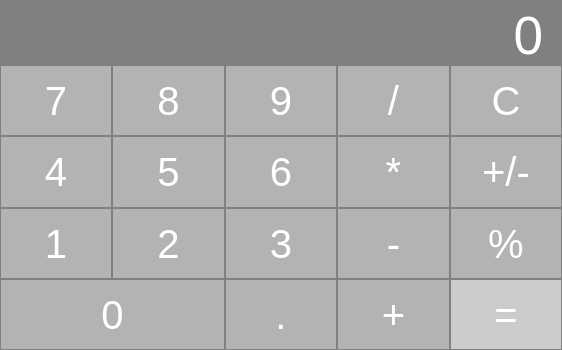
<?xml version="1.0" encoding="UTF-8"?>
<ui version="4.0">
 <class>MainWindow</class>
 <widget class="QMainWindow" name="MainWindow">
  <property name="geometry">
   <rect>
    <x>0</x>
    <y>0</y>
    <width>562</width>
    <height>350</height>
   </rect>
  </property>
  <property name="sizePolicy">
   <sizepolicy hsizetype="Fixed" vsizetype="Fixed">
    <horstretch>0</horstretch>
    <verstretch>0</verstretch>
   </sizepolicy>
  </property>
  <property name="minimumSize">
   <size>
    <width>562</width>
    <height>350</height>
   </size>
  </property>
  <property name="maximumSize">
   <size>
    <width>562</width>
    <height>350</height>
   </size>
  </property>
  <property name="font">
   <font>
    <pointsize>16</pointsize>
   </font>
  </property>
  <property name="windowTitle">
   <string>Heath's Calculator</string>
  </property>
  <property name="styleSheet">
   <string notr="true">#label_output {
	border-width: 1px;
	border-style: solid;
	border-color: rgb(128, 128, 128);
	background-color: rgb(128, 128, 128);
	color: white;
	padding: 5px;
}

QPushButton {
	background-color: rgb(179, 179, 179);
	color: white;
	border-width: 1px;
	border-style: solid;
	border-color: rgb(128, 128, 128);
}

QPushButton:pressed {
	background-color: rgb(215, 213, 216);
}

QPushButton[cssClass=&quot;actions&quot;] {
	background-color: rgb(244, 199, 0)
}

QPushButton[cssClass=&quot;actions&quot;]:pressed {
	background-color: rgb(208, 158, 0)
}

#pushButton_equals {
	background-color: rgb(204, 204, 204);
}

#pushButton_equals:pressed {
	background-color: rgb(179, 179, 179);
}</string>
  </property>
  <widget class="QWidget" name="centralwidget">
   <property name="sizePolicy">
    <sizepolicy hsizetype="Preferred" vsizetype="Preferred">
     <horstretch>0</horstretch>
     <verstretch>0</verstretch>
    </sizepolicy>
   </property>
   <property name="styleSheet">
    <string notr="true"/>
   </property>
   <layout class="QGridLayout" name="gridLayout_2">
    <property name="leftMargin">
     <number>0</number>
    </property>
    <property name="topMargin">
     <number>0</number>
    </property>
    <property name="rightMargin">
     <number>0</number>
    </property>
    <property name="bottomMargin">
     <number>0</number>
    </property>
    <property name="spacing">
     <number>0</number>
    </property>
    <item row="0" column="0">
     <widget class="QLabel" name="label_output">
      <property name="sizePolicy">
       <sizepolicy hsizetype="Preferred" vsizetype="Maximum">
        <horstretch>0</horstretch>
        <verstretch>0</verstretch>
       </sizepolicy>
      </property>
      <property name="maximumSize">
       <size>
        <width>16777215</width>
        <height>65</height>
       </size>
      </property>
      <property name="font">
       <font>
        <pointsize>40</pointsize>
       </font>
      </property>
      <property name="autoFillBackground">
       <bool>false</bool>
      </property>
      <property name="text">
       <string>0</string>
      </property>
      <property name="alignment">
       <set>Qt::AlignRight|Qt::AlignTrailing|Qt::AlignVCenter</set>
      </property>
      <property name="textInteractionFlags">
       <set>Qt::LinksAccessibleByMouse|Qt::TextSelectableByMouse</set>
      </property>
     </widget>
    </item>
    <item row="1" column="0">
     <layout class="QGridLayout" name="gridLayout">
      <property name="spacing">
       <number>0</number>
      </property>
      <item row="1" column="6">
       <widget class="QPushButton" name="pushButton_change_sign">
        <property name="sizePolicy">
         <sizepolicy hsizetype="Preferred" vsizetype="Preferred">
          <horstretch>0</horstretch>
          <verstretch>0</verstretch>
         </sizepolicy>
        </property>
        <property name="minimumSize">
         <size>
          <width>0</width>
          <height>0</height>
         </size>
        </property>
        <property name="font">
         <font>
          <pointsize>30</pointsize>
         </font>
        </property>
        <property name="styleSheet">
         <string notr="true"/>
        </property>
        <property name="text">
         <string>+/-</string>
        </property>
        <property name="cssClass" stdset="0">
         <string>actions</string>
        </property>
       </widget>
      </item>
      <item row="2" column="6">
       <widget class="QPushButton" name="pushButton_percentage">
        <property name="sizePolicy">
         <sizepolicy hsizetype="Preferred" vsizetype="Preferred">
          <horstretch>0</horstretch>
          <verstretch>0</verstretch>
         </sizepolicy>
        </property>
        <property name="minimumSize">
         <size>
          <width>0</width>
          <height>0</height>
         </size>
        </property>
        <property name="font">
         <font>
          <pointsize>30</pointsize>
         </font>
        </property>
        <property name="styleSheet">
         <string notr="true"/>
        </property>
        <property name="text">
         <string>%</string>
        </property>
        <property name="cssClass" stdset="0">
         <string>actions</string>
        </property>
       </widget>
      </item>
      <item row="0" column="2">
       <widget class="QPushButton" name="pushButton_nine">
        <property name="sizePolicy">
         <sizepolicy hsizetype="Preferred" vsizetype="Preferred">
          <horstretch>0</horstretch>
          <verstretch>0</verstretch>
         </sizepolicy>
        </property>
        <property name="minimumSize">
         <size>
          <width>0</width>
          <height>0</height>
         </size>
        </property>
        <property name="font">
         <font>
          <pointsize>30</pointsize>
         </font>
        </property>
        <property name="styleSheet">
         <string/>
        </property>
        <property name="text">
         <string>9</string>
        </property>
       </widget>
      </item>
      <item row="1" column="1">
       <widget class="QPushButton" name="pushButton_five">
        <property name="sizePolicy">
         <sizepolicy hsizetype="Preferred" vsizetype="Preferred">
          <horstretch>0</horstretch>
          <verstretch>0</verstretch>
         </sizepolicy>
        </property>
        <property name="minimumSize">
         <size>
          <width>0</width>
          <height>0</height>
         </size>
        </property>
        <property name="font">
         <font>
          <pointsize>30</pointsize>
         </font>
        </property>
        <property name="styleSheet">
         <string/>
        </property>
        <property name="text">
         <string>5</string>
        </property>
       </widget>
      </item>
      <item row="2" column="1">
       <widget class="QPushButton" name="pushButton_two">
        <property name="sizePolicy">
         <sizepolicy hsizetype="Preferred" vsizetype="Preferred">
          <horstretch>0</horstretch>
          <verstretch>0</verstretch>
         </sizepolicy>
        </property>
        <property name="minimumSize">
         <size>
          <width>0</width>
          <height>0</height>
         </size>
        </property>
        <property name="font">
         <font>
          <pointsize>30</pointsize>
         </font>
        </property>
        <property name="styleSheet">
         <string/>
        </property>
        <property name="text">
         <string>2</string>
        </property>
       </widget>
      </item>
      <item row="2" column="4">
       <widget class="QPushButton" name="pushButton_subtract">
        <property name="sizePolicy">
         <sizepolicy hsizetype="Preferred" vsizetype="Preferred">
          <horstretch>0</horstretch>
          <verstretch>0</verstretch>
         </sizepolicy>
        </property>
        <property name="minimumSize">
         <size>
          <width>0</width>
          <height>0</height>
         </size>
        </property>
        <property name="font">
         <font>
          <pointsize>30</pointsize>
         </font>
        </property>
        <property name="styleSheet">
         <string notr="true"/>
        </property>
        <property name="text">
         <string>-</string>
        </property>
        <property name="cssClass" stdset="0">
         <string>actions</string>
        </property>
       </widget>
      </item>
      <item row="3" column="6">
       <widget class="QPushButton" name="pushButton_equals">
        <property name="sizePolicy">
         <sizepolicy hsizetype="Preferred" vsizetype="Preferred">
          <horstretch>0</horstretch>
          <verstretch>0</verstretch>
         </sizepolicy>
        </property>
        <property name="minimumSize">
         <size>
          <width>0</width>
          <height>0</height>
         </size>
        </property>
        <property name="font">
         <font>
          <pointsize>30</pointsize>
         </font>
        </property>
        <property name="styleSheet">
         <string notr="true"/>
        </property>
        <property name="text">
         <string>=</string>
        </property>
        <property name="default">
         <bool>false</bool>
        </property>
       </widget>
      </item>
      <item row="1" column="4">
       <widget class="QPushButton" name="pushButton_multiply">
        <property name="sizePolicy">
         <sizepolicy hsizetype="Preferred" vsizetype="Preferred">
          <horstretch>0</horstretch>
          <verstretch>0</verstretch>
         </sizepolicy>
        </property>
        <property name="minimumSize">
         <size>
          <width>0</width>
          <height>0</height>
         </size>
        </property>
        <property name="font">
         <font>
          <pointsize>30</pointsize>
         </font>
        </property>
        <property name="styleSheet">
         <string notr="true"/>
        </property>
        <property name="text">
         <string>*</string>
        </property>
        <property name="cssClass" stdset="0">
         <string>actions</string>
        </property>
       </widget>
      </item>
      <item row="0" column="4">
       <widget class="QPushButton" name="pushButton_division">
        <property name="sizePolicy">
         <sizepolicy hsizetype="Preferred" vsizetype="Preferred">
          <horstretch>0</horstretch>
          <verstretch>0</verstretch>
         </sizepolicy>
        </property>
        <property name="minimumSize">
         <size>
          <width>0</width>
          <height>0</height>
         </size>
        </property>
        <property name="font">
         <font>
          <pointsize>30</pointsize>
         </font>
        </property>
        <property name="styleSheet">
         <string notr="true"/>
        </property>
        <property name="text">
         <string>/</string>
        </property>
        <property name="default">
         <bool>false</bool>
        </property>
        <property name="flat">
         <bool>false</bool>
        </property>
        <property name="cssClass" stdset="0">
         <string>actions</string>
        </property>
       </widget>
      </item>
      <item row="3" column="4">
       <widget class="QPushButton" name="pushButton_add">
        <property name="sizePolicy">
         <sizepolicy hsizetype="Preferred" vsizetype="Preferred">
          <horstretch>0</horstretch>
          <verstretch>0</verstretch>
         </sizepolicy>
        </property>
        <property name="minimumSize">
         <size>
          <width>0</width>
          <height>0</height>
         </size>
        </property>
        <property name="font">
         <font>
          <pointsize>30</pointsize>
         </font>
        </property>
        <property name="styleSheet">
         <string notr="true"/>
        </property>
        <property name="text">
         <string>+</string>
        </property>
        <property name="cssClass" stdset="0">
         <string>actions</string>
        </property>
       </widget>
      </item>
      <item row="2" column="2">
       <widget class="QPushButton" name="pushButton_three">
        <property name="sizePolicy">
         <sizepolicy hsizetype="Preferred" vsizetype="Preferred">
          <horstretch>0</horstretch>
          <verstretch>0</verstretch>
         </sizepolicy>
        </property>
        <property name="minimumSize">
         <size>
          <width>0</width>
          <height>0</height>
         </size>
        </property>
        <property name="font">
         <font>
          <pointsize>30</pointsize>
         </font>
        </property>
        <property name="styleSheet">
         <string notr="true"/>
        </property>
        <property name="text">
         <string>3</string>
        </property>
       </widget>
      </item>
      <item row="3" column="2">
       <widget class="QPushButton" name="pushButton_decimal">
        <property name="sizePolicy">
         <sizepolicy hsizetype="Preferred" vsizetype="Preferred">
          <horstretch>0</horstretch>
          <verstretch>0</verstretch>
         </sizepolicy>
        </property>
        <property name="minimumSize">
         <size>
          <width>0</width>
          <height>0</height>
         </size>
        </property>
        <property name="font">
         <font>
          <pointsize>30</pointsize>
         </font>
        </property>
        <property name="styleSheet">
         <string notr="true"/>
        </property>
        <property name="text">
         <string>.</string>
        </property>
        <property name="cssClass" stdset="0">
         <string>actions</string>
        </property>
       </widget>
      </item>
      <item row="2" column="0">
       <widget class="QPushButton" name="pushButton_one">
        <property name="sizePolicy">
         <sizepolicy hsizetype="Preferred" vsizetype="Preferred">
          <horstretch>0</horstretch>
          <verstretch>0</verstretch>
         </sizepolicy>
        </property>
        <property name="minimumSize">
         <size>
          <width>0</width>
          <height>0</height>
         </size>
        </property>
        <property name="font">
         <font>
          <pointsize>30</pointsize>
         </font>
        </property>
        <property name="styleSheet">
         <string/>
        </property>
        <property name="text">
         <string>1</string>
        </property>
       </widget>
      </item>
      <item row="0" column="0">
       <widget class="QPushButton" name="pushButton_seven">
        <property name="sizePolicy">
         <sizepolicy hsizetype="Preferred" vsizetype="Preferred">
          <horstretch>0</horstretch>
          <verstretch>0</verstretch>
         </sizepolicy>
        </property>
        <property name="minimumSize">
         <size>
          <width>0</width>
          <height>0</height>
         </size>
        </property>
        <property name="font">
         <font>
          <pointsize>30</pointsize>
         </font>
        </property>
        <property name="styleSheet">
         <string/>
        </property>
        <property name="text">
         <string>7</string>
        </property>
       </widget>
      </item>
      <item row="1" column="2">
       <widget class="QPushButton" name="pushButton_six">
        <property name="sizePolicy">
         <sizepolicy hsizetype="Preferred" vsizetype="Preferred">
          <horstretch>0</horstretch>
          <verstretch>0</verstretch>
         </sizepolicy>
        </property>
        <property name="minimumSize">
         <size>
          <width>0</width>
          <height>0</height>
         </size>
        </property>
        <property name="font">
         <font>
          <pointsize>30</pointsize>
         </font>
        </property>
        <property name="styleSheet">
         <string notr="true"/>
        </property>
        <property name="text">
         <string>6</string>
        </property>
       </widget>
      </item>
      <item row="0" column="1">
       <widget class="QPushButton" name="pushButton_eight">
        <property name="sizePolicy">
         <sizepolicy hsizetype="Preferred" vsizetype="Preferred">
          <horstretch>0</horstretch>
          <verstretch>0</verstretch>
         </sizepolicy>
        </property>
        <property name="minimumSize">
         <size>
          <width>0</width>
          <height>0</height>
         </size>
        </property>
        <property name="font">
         <font>
          <pointsize>30</pointsize>
         </font>
        </property>
        <property name="styleSheet">
         <string/>
        </property>
        <property name="text">
         <string>8</string>
        </property>
       </widget>
      </item>
      <item row="1" column="0">
       <widget class="QPushButton" name="pushButton_four">
        <property name="sizePolicy">
         <sizepolicy hsizetype="Preferred" vsizetype="Preferred">
          <horstretch>0</horstretch>
          <verstretch>0</verstretch>
         </sizepolicy>
        </property>
        <property name="minimumSize">
         <size>
          <width>0</width>
          <height>0</height>
         </size>
        </property>
        <property name="font">
         <font>
          <pointsize>30</pointsize>
         </font>
        </property>
        <property name="styleSheet">
         <string/>
        </property>
        <property name="text">
         <string>4</string>
        </property>
       </widget>
      </item>
      <item row="0" column="6">
       <widget class="QPushButton" name="pushButton_clear">
        <property name="sizePolicy">
         <sizepolicy hsizetype="Preferred" vsizetype="Preferred">
          <horstretch>0</horstretch>
          <verstretch>0</verstretch>
         </sizepolicy>
        </property>
        <property name="minimumSize">
         <size>
          <width>0</width>
          <height>0</height>
         </size>
        </property>
        <property name="font">
         <font>
          <pointsize>30</pointsize>
         </font>
        </property>
        <property name="styleSheet">
         <string notr="true"/>
        </property>
        <property name="text">
         <string>C</string>
        </property>
        <property name="cssClass" stdset="0">
         <string>actions</string>
        </property>
       </widget>
      </item>
      <item row="3" column="0" colspan="2">
       <widget class="QPushButton" name="pushButton_zero">
        <property name="sizePolicy">
         <sizepolicy hsizetype="Preferred" vsizetype="Preferred">
          <horstretch>0</horstretch>
          <verstretch>0</verstretch>
         </sizepolicy>
        </property>
        <property name="minimumSize">
         <size>
          <width>0</width>
          <height>0</height>
         </size>
        </property>
        <property name="font">
         <font>
          <pointsize>30</pointsize>
         </font>
        </property>
        <property name="styleSheet">
         <string/>
        </property>
        <property name="text">
         <string>0</string>
        </property>
       </widget>
      </item>
     </layout>
    </item>
   </layout>
  </widget>
 </widget>
 <resources/>
 <connections/>
</ui>
